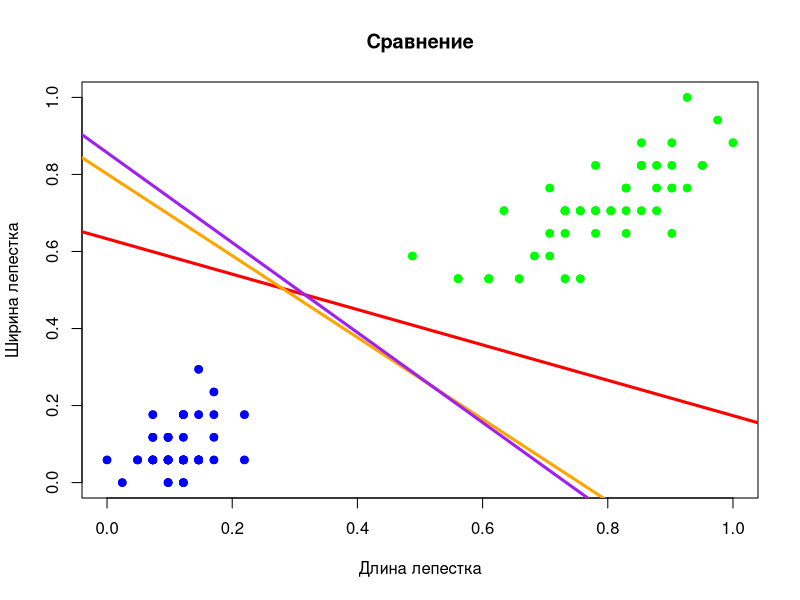

Here is the R script that generated this plot:
L_logic <- function(M) {
  return(log2(1 + exp(-M)))
}

L_ADALINE <- function(M) {
  return((M - 1)^2)
}

L_perceptron <- function(M) {
  return(max(-M, 0))
}

SigmoidFunction <- function(x) {
  return(1/(1 + exp(-x)))
}

Xl <- iris[1:100, 3:4]

l <- dim(Xl)[1]
n <- dim(Xl)[2] + 1

classes <- rep(NA, l)

for (i in 1:l) {
  ifelse(iris[i, 5] == "versicolor", classes[i] <- as.numeric(-1), classes[i] <- as.numeric(1))
}

Xl <- cbind(Xl, rep(-1, l), classes)

# нормализация
for (j in 1:(n - 1)){
  Xl[ , j] <- (Xl[ , j] - min(Xl[ , j])) / (max(Xl[ , j]) - min(Xl[ , j]))
}

plot(
  Xl[, 1], Xl[, 2],
  pch = 21,
  bg = ifelse(Xl[, n + 1] == -1, "green", "blue"),
  col = ifelse(Xl[, n + 1] == -1, "green", "blue"),
  main = "Сравнение",
  #main = "ADALINE",
  #main = "Персептрон Розенблатта",
  #main = "Логистическая регрессия",
  xlab = "Длина лепестка", ylab = "Ширина лепестка"
)


#ADALINE
# ------------------------------
# начальный вес
w <- c(runif(n, -1/(2*n), 1/(2*n)))

#лямбда
lambda <- 1/l

#  начальное значение функционала Q
Q <- 0
for (i in 1:l) {
  Q <- Q + L_ADALINE(crossprod(w, as.numeric(Xl[i, 1:n])) * Xl[i, n + 1])
}

# номер шага
it <- 0

# массив функционалов ошибок
Q_min <- Q
cnt <- 0
better_w <- w

# Стохастический градиентный спуск
repeat {
  
  it <- it + 1
  
  if (cnt < 100) {
    
    # выбор объекта
    i <- runif(1, 1, l) %/% 1
    xi <- as.numeric(Xl[i, 1:n])
    yi <- as.numeric(Xl[i, n + 1])
    
    # ошибка на объекте
    eps <- L_ADALINE(crossprod(w, xi) * yi)
    
    # шаг градиентного спуска
    eta <- as.numeric(1 / (sqrt(xi[1]^2 + xi[2]^2 + xi[3]^2)))
    w[1] <- w[1] - (crossprod(w, xi) - yi) * xi[1] * eta
    w[2] <- w[2] - (crossprod(w, xi) - yi) * xi[2] * eta
    w[3] <- w[3] - (crossprod(w, xi) - yi) * xi[3] * eta
    
    # пересчёт Q
    Q <- (1 - lambda) * Q + lambda * eps
    
    # print(c(it, Q, cnt))
    
    # проверка
    # если мы не встречаем минимальный Q через 100 шагов, то будем считать,
    # что Q сошёлся к Q_min
    if (Q >= Q_min) {
      cnt <- cnt + 1
    }
    else {
      cnt <- 0
      Q_min <- Q
      better_w <- w
    }
    
    # abline(a = w[3]/w[2], b = -w[1]/w[2], lwd = 1, col = "black")
    
  }
  else {
    break
  }
}

w <- better_w

abline(a = w[3]/w[2], b = -w[1]/w[2], lwd = 3, col = "red")

print(c(1, it, Q_min, better_w))

# ------------------------------



# персептрон
# ------------------------------
# начальный вес
w <- c(runif(n, -1/(2*n), 1/(2*n)))

#лямбда
lambda <- 1/l

# начальное значение функционала Q
Q <- 0
for (i in 1:l) {
  Q <- Q + L_perceptron(crossprod(w, as.numeric(Xl[i, 1:n])) * Xl[i, n + 1])
}


# номер шага
it <- 0

# массив функционалов ошибок
Q_min <- Q
cnt <- 0
better_w <- w

repeat {
  
  it <- it + 1
  
  if (cnt < 1000) {
    
    # выбор объекта
    i <- runif(1, 1, l) %/% 1
    xi <- as.numeric(Xl[i, 1:n])
    yi <- as.numeric(Xl[i, n + 1])
    
    # ошибка на объекте
    eps <- L_perceptron(crossprod(w, xi) * yi)
    
    # шаг градиентного спуска
    eta <- as.numeric(1 / (sqrt(xi[1]^2 + xi[2]^2 + xi[3]^2)))
    w[1] <- w[1] + xi[1] * yi * eta
    w[2] <- w[2] + xi[2] * yi * eta
    w[3] <- w[3] + xi[3] * yi * eta
    
    # пересчёт Q
    Q <- (1 - lambda) * Q + lambda * eps
    
    # print(c(it, Q, cnt))
    
    # проверка
    # если мы не встречаем минимальный Q через 1000 шагов, то будем считать,
    # что Q сошёлся к Q_min
    if (Q >= Q_min) {
      cnt <- cnt + 1
    }
    else {
      cnt <- 0
      Q_min <- Q
      better_w <- w
    }
    
    # abline(a = w[3]/w[2], b = -w[1]/w[2], lwd = 1, col = "black")
    
  }
  else {
    break
  }
}

w <- better_w

abline(a = w[3]/w[2], b = -w[1]/w[2], lwd = 3, col = "orange")

print(c(2, it, Q_min, better_w))

# ------------------------------




# логистический
# ------------------------------
# начальный вес
w <- c(runif(n, -1/(2*n), 1/(2*n)))

#лямбда
lambda <- 1/l

#  начальное значение функционала Q
Q <- 0
for (i in 1:l) {
  Q <- Q + L_logic(crossprod(w, as.numeric(Xl[i, 1:n])) * Xl[i, n + 1])
}

# номер шага
it <- 0

# массив функционалов ошибок
Q_min <- Q
cnt <- 0
better_w <- w

repeat {
  
  it <- it + 1
  
  if (cnt < 100) {
    
    # выбор объекта
    i <- runif(1, 1, l) %/% 1
    xi <- as.numeric(Xl[i, 1:n])
    yi <- as.numeric(Xl[i, n + 1])
    
    # ошибка на объекте
    eps <- L_logic(crossprod(w, xi) * yi)
    
    # шаг градиентного спуска
    eta <- as.numeric(1 / (sqrt(xi[1]^2 + xi[2]^2 + xi[3]^2)))
    w[1] <- w[1] + xi[1] * yi * eta * SigmoidFunction(crossprod(w, xi)*(-yi))
    w[2] <- w[2] + xi[2] * yi * eta * SigmoidFunction(crossprod(w, xi)*(-yi))
    w[3] <- w[3] + xi[3] * yi * eta * SigmoidFunction(crossprod(w, xi)*(-yi))
    
    # пересчёт Q
    Q <- (1 - lambda) * Q + lambda * eps
    
    # print(c(it, Q, cnt))
    
    # проверка
    # если мы не встречаем минимальный Q через 100 шагов, то будем считать,
    # что Q сошёлся к Q_min
    if (Q >= Q_min) {
      cnt <- cnt + 1
    }
    else {
      cnt <- 0
      Q_min <- Q
      better_w <- w
    }
    
    # abline(a = w[3]/w[2], b = -w[1]/w[2], lwd = 1, col = "black")
    
  }
  else {
    break
  }
}

w <- better_w

abline(a = w[3]/w[2], b = -w[1]/w[2], lwd = 3, col = "purple")

print(c(3, it, Q_min, better_w))

# ------------------------------


points(
  Xl[, 1], Xl[, 2],
  pch = 21,
  bg = ifelse(Xl[, n + 1] == -1, "green", "blue"),
  col = ifelse(Xl[, n + 1] == -1, "green", "blue")
)